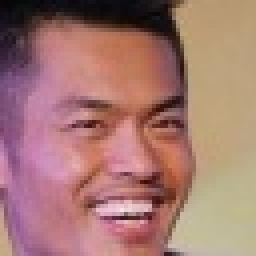
#> input picture Dataset/CelebA/11.jpg, 64 x 64 px (shown 4 times larger)
$ jupyter execute --allow-errors PreservingGAN_CelebA.ipynb   (shell and % lines are left out)   (older library calls are emulated)
#> lines starting #> are read from the running program, lines starting #| are printed output that depends on the picture
### Src/CelebA/preserving_gan.py
# CelebA

import tensorflow as tf
import numpy as np
from time import time
import matplotlib.pyplot as plt
from scipy.misc import imsave
import cv2
import itertools
from tqdm import tqdm

from Src.CelebA.utils import *
from Src.CelebA.neural_style import build_model
from Src.CelebA.nets_bujo1 import *
from Src.CelebA.models import *

# Hyperparameter
N_SAMPLES = 36

NPX = 64
LR = 9e-2
B1 = 0.4
B2 = 0.99
MAX_STEP = 40
MAIN_COEF = 1
MASK_POS = None
NOISE_COEF = LR*0

LAT_LAYER = 'relu4_1'
LAT_WEIGHT = 1
LAT_TYPE = 'Feature'
LAT_PROB = 0.5

MASK = 1
ALPHA = 0
MASK_RECON = 1 if MASK_POS is None else (1-MASK)
GAMMA = 0

MASK_TYPE = 'main'

def produce(img_cont, mask_pix, mask_lat):
    MASK_LAT = mask_lat
    img_cont = img_cont*mask_pix.reshape((64, 64, 1))
    img_cont = preprocess(img_cont, npx=NPX)

    # Init
    tf.reset_default_graph()

    with tf.variable_scope('Paraphrasing') as scope:
        pb = tf.get_variable('Paint_board', [N_SAMPLES, 64], initializer=tf.random_uniform_initializer(minval=-1, maxval=1))

    op_init_pb = tf.variables_initializer([pb])

    init_img, var = GeneratorCNN(pb, 128, 3, 4, 'NCHW', reuse=False)
    init_img = tf.transpose(init_img, [0, 2, 3, 1])
    init_img = tf.image.resize_nearest_neighbor(init_img, [NPX, NPX])
    init_img = (init_img+1)/2*255

    init_img_tar = init_img
    init_img *= mask_pix.reshape((1, 64, 64, 1))
    init_img_vgg = vgg_img(init_img)

    net_cont = build_model(img_cont, mask=tf.constant(MASK, dtype=tf.float32))
    net_vgg = build_model(init_img_vgg, is_gen=True, mask=tf.constant(MASK, dtype=tf.float32))

    sess = tf.Session()
    saver = tf.train.Saver(var)
    saver.restore(sess, tf.train.latest_checkpoint('Model/CelebA/'))

    print('---Build Model---')

    # Loss
    loss_cont, loss_col = sum_content_losses(sess, net_cont, net_vgg, None, None, img_cont, content_layers=[LAT_LAYER], content_layer_weights=[LAT_WEIGHT], content_types=[LAT_TYPE], mask_types=[MASK_TYPE], latent_mask=[MASK_LAT.reshape((1, 8, 8, 1))])
    loss_total = MAIN_COEF*loss_cont
    var_alpha = tf.get_variable(name='alpha', dtype=tf.float32, initializer=ALPHA*1.0)

    # Optim
    init_z = pb

    with tf.variable_scope('adam_optimizer') as optim:
        optimizer = tf.train.AdamOptimizer(LR, beta1=B1, beta2=B2)

        gvs = optimizer.compute_gradients(loss_total, var_list=[init_z])
        gvs = [(grad+NOISE_COEF*tf.random_normal(tf.shape(grad)), var) for grad, var in gvs]

        op_train = optimizer.apply_gradients(gvs)
        var = tf.contrib.framework.get_variables(optim)

    op_init = tf.variables_initializer(var+[var_alpha])

    # Run
    sess.run(op_init_pb)
    sess.run(op_init)

    # Warmup

    # Iter
    for s in tqdm(range(MAX_STEP)):
        sess.run(op_train)

    # Result
    out = sess.run(init_img_tar)

    ret = []
    for i in range(N_SAMPLES):
        ret.append(np.clip(out[i], 0, 255)/255)

    return ret

### PreservingGAN_CelebA.ipynb
[cell 1]
# by Ray
# CeelbA

[cell 2]
import os

os.environ['CUDA_VISIBLE_DEVICES'] = '0'

[cell 3]
import matplotlib.pyplot as plt
import numpy as np
import cv2

[cell 4]
dataset_path = 'Dataset/CelebA/'

img_path = dataset_path+'11.jpg'
img = plt.imread(img_path).astype(np.float32)
img /= 255

print('---Ref Image---')
plt.figure()
plt.imshow(img)

mask_pix = np.zeros((64, 64), np.float32)
# mask_pix[28:35, 13:47] = 1
mask_pix[48:60, 20:42] = 1

print('---Pixel Mask---')
plt.figure()
plt.imshow(mask_pix, cmap='gray')

mask_lat = cv2.resize(mask_pix, (8, 8))
for i in range(8):
    for j in range(8):
        mask_lat[i][j] = 1 if mask_lat[i][j]==1 else 0

print('---Latent Mask---')
plt.figure()
plt.imshow(mask_lat, cmap='gray', vmin=0, vmax=1)

# Preview
img_cont = img*mask_pix.reshape((64, 64, 1))
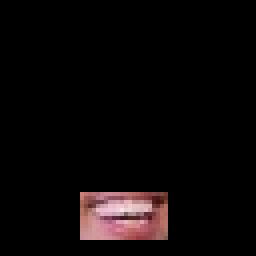
#> img_cont: shape (64, 64, 3) float32 (shown 4 times larger); mean R, G, B 0.0445, 0.0291, 0.0302

print('---Preview---')
plt.figure()
plt.imshow(img_cont)
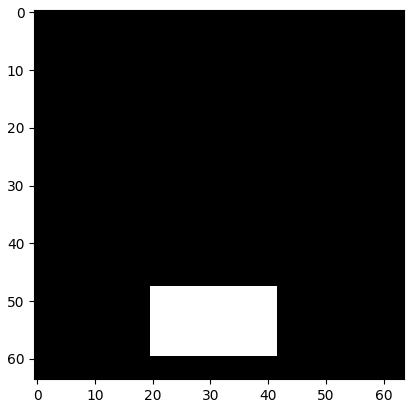
#> figure drawn by matplotlib, 1 panel
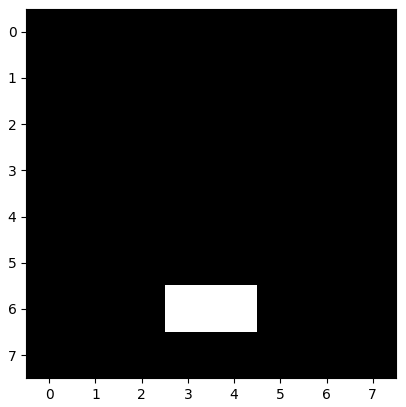
#> figure drawn by matplotlib, 1 panel

[cell 5]
from Src.CelebA.preserving_gan import *

#> (the rest of this cell did not finish here and is left out)


for i in range(36):
    plt.figure()
    plt.imshow(ret[i])

[cell 6]
canvas = np.zeros((384, 384, 3))

#> (the rest of this cell did not finish here and is left out)

[cell 7]
N = 0

result_path = 'Result/CelebA_PreservingGAN/%d/'%(N)

plt.imsave(result_path+'%d_ref.png'%(N), img)
plt.imsave(result_path+'%d_mask.png'%(N), img_cont)

#> (the rest of this cell did not finish here and is left out)

$ run again, with Dataset/Bedroom/0.jpg copied over Dataset/CelebA/11.jpg
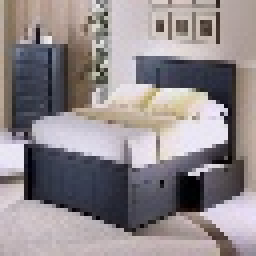
#> input picture Dataset/Bedroom/0.jpg, 64 x 64 px (shown 4 times larger)
#> `img_cont = img*mask_pix.reshape((64, 64, 1))`:
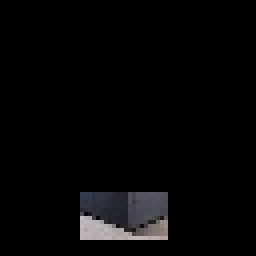
#> img_cont: shape (64, 64, 3) float32 (shown 4 times larger); mean R, G, B 0.0236, 0.0227, 0.0245

$ run again, with Dataset/Bedroom/10.jpg copied over Dataset/CelebA/11.jpg
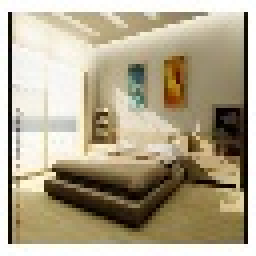
#> input picture Dataset/Bedroom/10.jpg, 64 x 64 px (shown 4 times larger)
#> `img_cont = img*mask_pix.reshape((64, 64, 1))`:
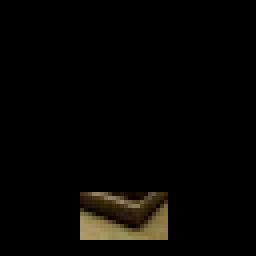
#> img_cont: shape (64, 64, 3) float32 (shown 4 times larger); mean R, G, B 0.0233, 0.0195, 0.0115
